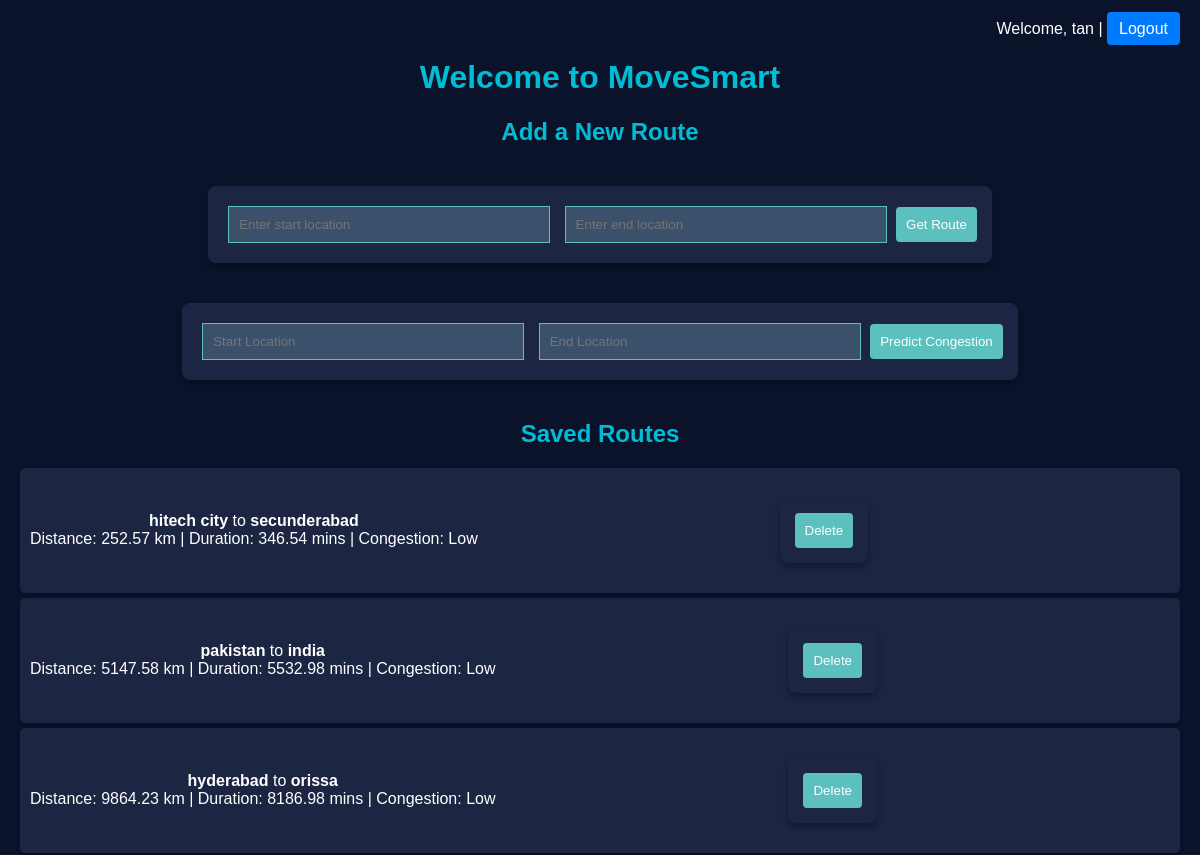
Page / (signed in, upper part) on the earlier database version.
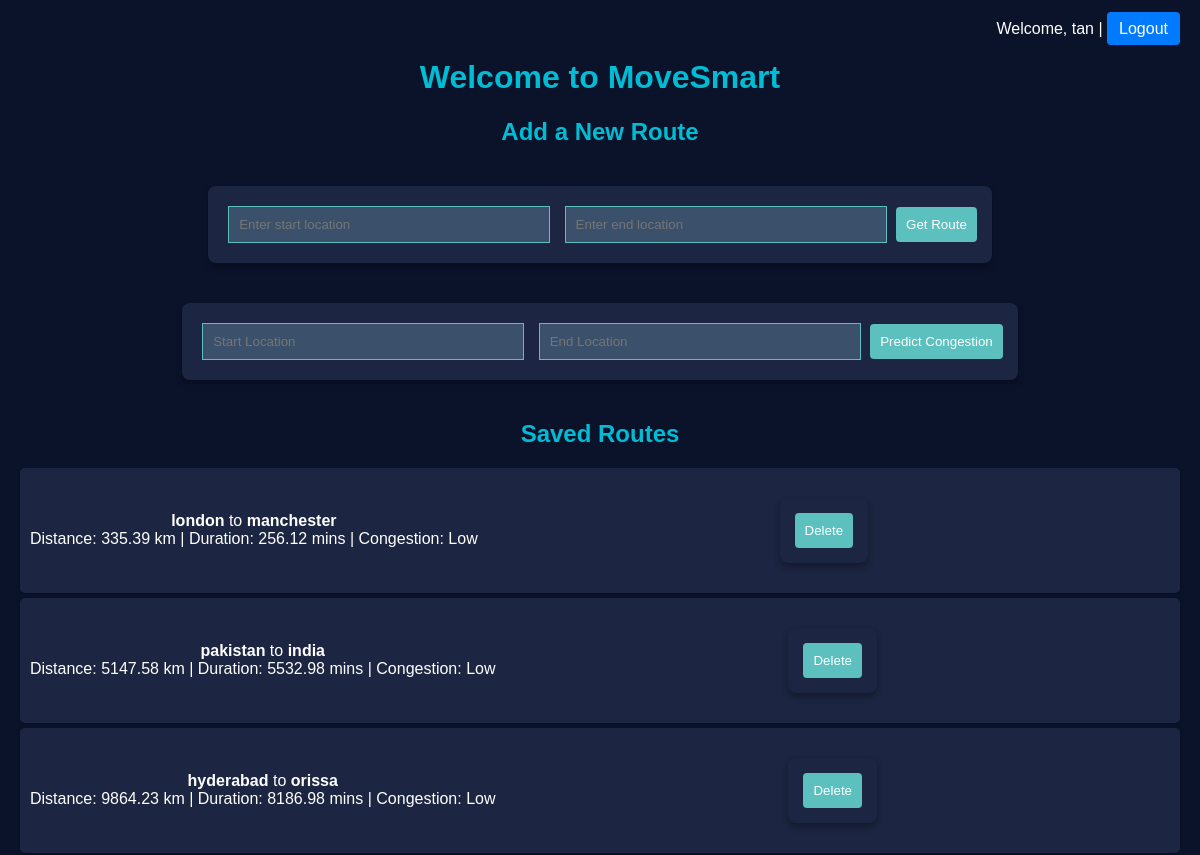
Same page on the later database version.
### app.py (models this page shows)
class Route(db.Model):
    id = db.Column(db.Integer, primary_key=True)
    start_location = db.Column(db.String(200), nullable=False)
    end_location = db.Column(db.String(200), nullable=False)
    distance = db.Column(db.Float)         # in kilometers
    duration = db.Column(db.Float)         # in minutes
    congestion_level = db.Column(db.String(50))
    timestamp = db.Column(db.DateTime, default=db.func.current_timestamp())

### app.py (the view)
@app.route('/')
def home():
    if 'user' not in session:
        return redirect(url_for('login'))
    routes = Route.query.order_by(Route.timestamp.desc()).all()
    return render_template('index.html', routes=routes, user=session['user'])

### templates/index.html (shortened to what this page needs)
<!DOCTYPE html>
<html lang="en">
<head>
  <link rel="stylesheet" href="https://unpkg.com/leaflet/dist/leaflet.css"/>
  <link rel="stylesheet" href="{{ url_for('static', filename='style.css') }}">
</head>
<body>
  <nav>
    <span>Welcome, {{ user }}</span> | <a href="{{ url_for('logout') }}">Logout</a>
  </nav>
  <h1>Welcome to MoveSmart</h1>
  <h2>Add a New Route</h2>
  <form action="/add_route" method="POST">
    <input type="text" name="start_location" placeholder="Enter start location" required>
    <input type="text" name="end_location" placeholder="Enter end location" required>
    <button type="submit">Get Route</button>
  </form>
  <form id="predictForm" class="mb-6">
    <input type="text" name="start_location" placeholder="Start Location" class="p-2 rounded text-black" required>
    <input type="text" name="end_location" placeholder="End Location" class="p-2 rounded text-black" required>
    <button type="submit" class="bg-green-600 px-3 py-2 rounded">Predict Congestion</button>
  </form>
  <h2>Saved Routes</h2>
  <ul>
    {% for route in routes %}
      <li>
        <div>
          <strong>{{ route.start_location }}</strong> to <strong>{{ route.end_location }}</strong><br>
          Distance: {{ route.distance }} km | Duration: {{ route.duration }} mins | Congestion: {{ route.congestion_level }}
        </div>
        <form action="/delete_route/{{ route.id }}" method="POST" onsubmit="return confirm('Are you sure you want to delete this route?');">
          <button type="submit">Delete</button>
        </form>
      </li>
    {% endfor %}
  </ul>
</body>
</html>

### static/style.css (style rules this page uses)
body { font-family: Arial, sans-serif; margin: 0; padding: 20px; background: #0b132b; color: white; text-align: center; }
nav { text-align: right; margin-bottom: 20px; }
nav a { text-decoration: none; color: #fff; background: #007bff; padding: 8px 12px; border-radius: 4px; }
h1, h2 { color: #00bcd4; }
form { margin: 20px auto; background: #1c2541; padding: 15px; border-radius: 8px; display: inline-block; box-shadow: 0px 4px 6px rgba(0, 0, 0, 0.3); }
input { padding: 10px; margin: 5px; width: 300px; background: #3a506b; color: #ffffff; border: 1px solid #5bc0be; }
button { padding: 10px; background: #5bc0be; color: white; border: none; border-radius: 4px; cursor: pointer; }
ul { list-style-type: none; padding: 0; }
li { background: #1c2541; margin: 5px 0; padding: 10px; border-radius: 5px; box-shadow: 0 1px 3px rgba(0, 0, 0, 0.3); color: white; display: flex; justify-content: space-between; align-items: center; }

Differences in the rows shown:
changed Route: start_location "hitech city" → "london"; end_location "secunderabad" → "manchester"; distance "252.57" → "335.39"; duration "346.54" → "256.12"
